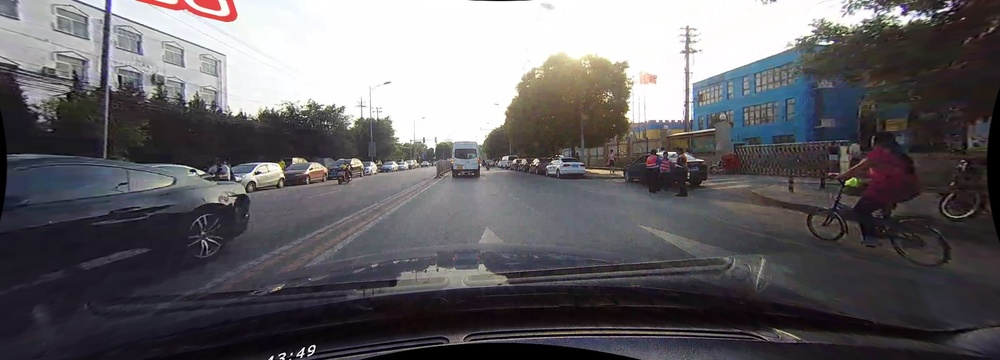
#> input picture 00630.jpg, 1000 x 360 px, shrunk from 1640 x 590 before the run
$ python lineDetection.py
#> lines starting #> are read from the running program, lines starting #| are printed output that depends on the picture

import cv2
from cv2 import Canny


img1 = cv2.imread('00630.jpg')
#> img1 is the input picture: shape (360, 1000, 3); mean B, G, R 101.5, 98, 100.5
img2 = cv2.imread('00660.jpg')
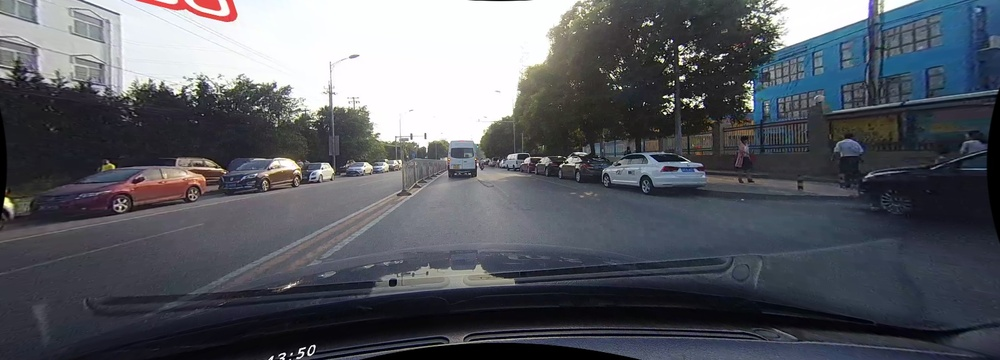
#> input picture 00660.jpg, 1000 x 360 px, shrunk from 1640 x 590 before the run
#> img2 is the input picture: shape (360, 1000, 3); mean B, G, R 98.9, 91.8, 88.9

img1 = cv2.cvtColor(img1, cv2.COLOR_BGR2GRAY)
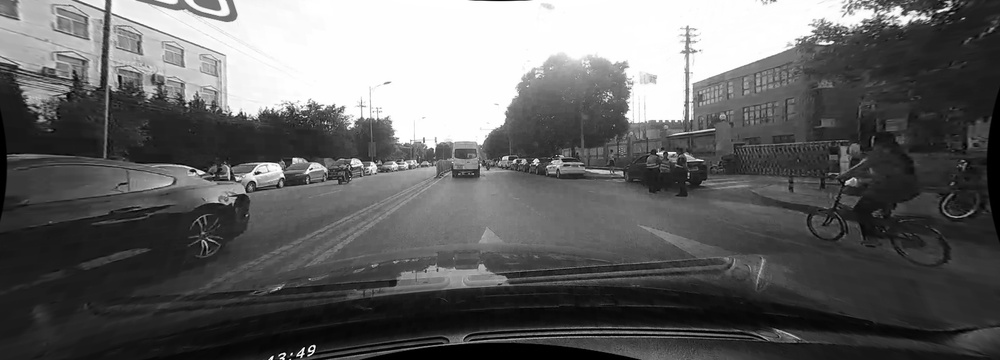
#> img1: shape (360, 1000); min 0, max 255, mean 99.1
img2 = cv2.cvtColor(img2, cv2.COLOR_BGR2GRAY)
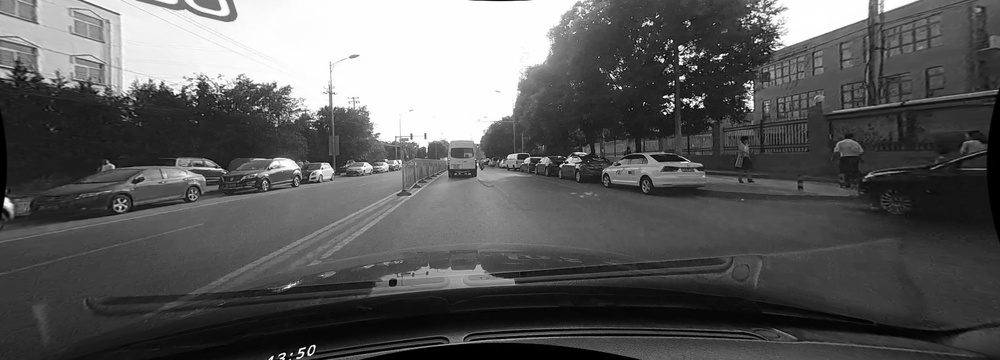
#> img2: shape (360, 1000); min 0, max 255, mean 91.7

img1 = cv2.GaussianBlur(img1,(3,3),2)
img2 = cv2.GaussianBlur(img2,(3,3),2)


delta = img1 - img2*0.9
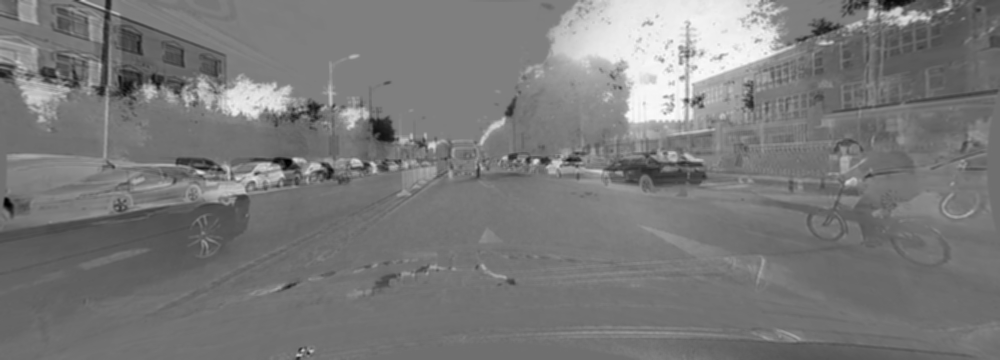
#> delta: shape (360, 1000) float64; min -184.4, max 236, mean 16.6; drawn with min black and max white
print(delta)
#> (printed output is left out)

# blur = cv2.GaussianBlur(gray,(3,3),2)

# canny = Canny(blur,27,170)

cv2.imshow('Canny image', delta)
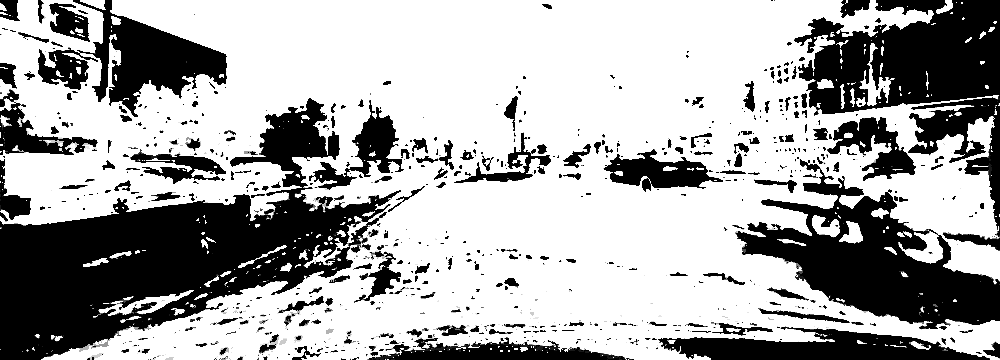
#> window 'Canny image': shape (360, 1000); min 0, max 255, mean 169


cv2.waitKey(0)
cv2.destroyAllWindows()
